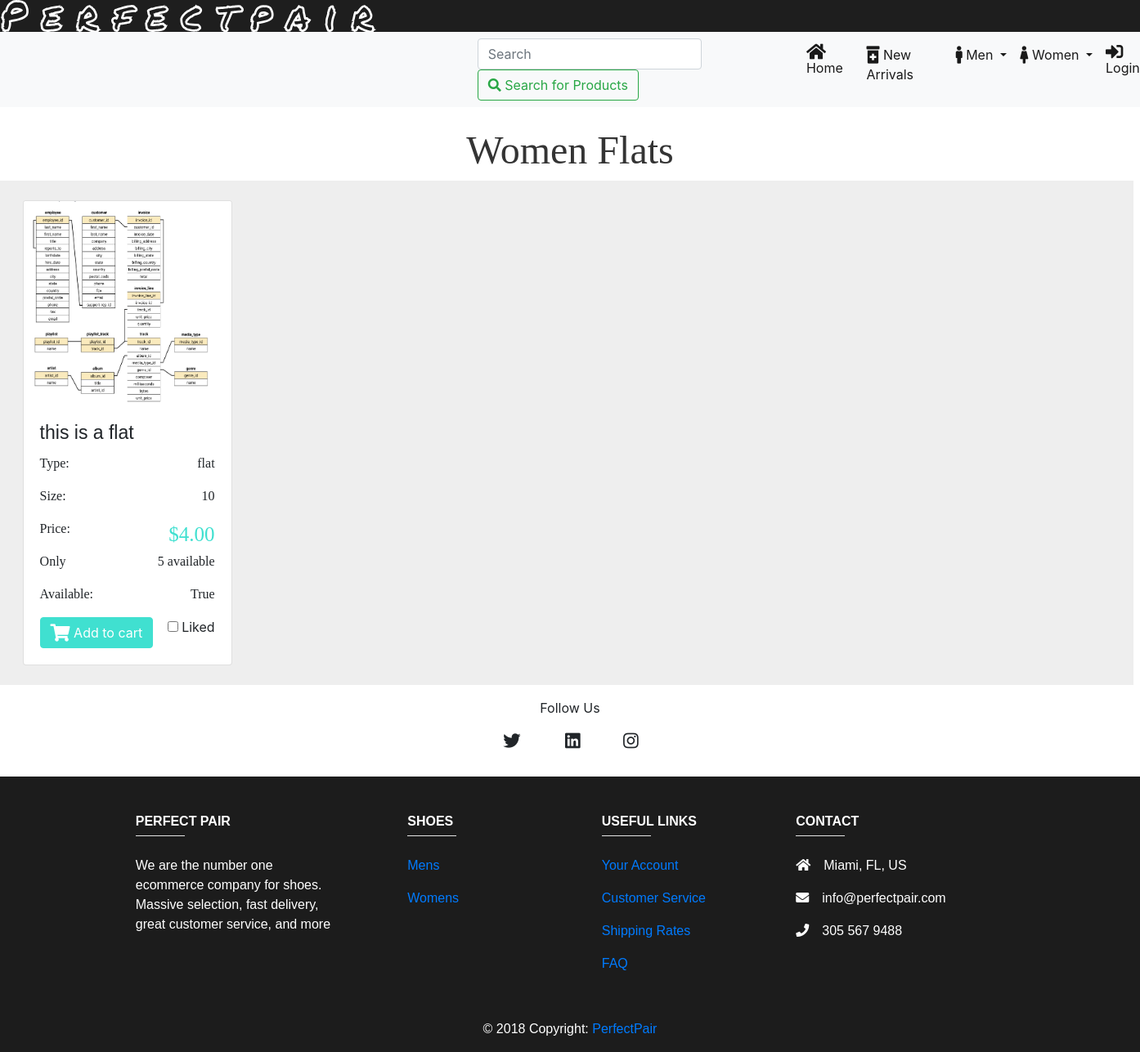
Screenshot of /shoe/women_flats with the database file from the repository.
### shoe/models.py (models this page shows, shortened)
class Shoe(models.Model):
	name 			= models.CharField(max_length=30, default="Boosts")
	image 			= models.ImageField(upload_to='shoe/', blank=True, null=True)
	style 			= models.CharField(max_length=20, default="sneakers")
	size 			= models.IntegerField(default=10)
	color 			= models.CharField(max_length=20, default="blue")
	brand 			= models.CharField(max_length=20, default="Nike")
	price 			= models.DecimalField(max_digits=4, decimal_places=2, default=4.00)
	availability 	= models.BooleanField(default=True)
	new 			= models.BooleanField(default=True)
	stock 			= models.IntegerField(default=5)
	gender_choices 	= (
        ('M', 'Male'),
        ('F', 'Female'),
    )
	gender 			= models.CharField(max_length=1, choices=gender_choices, default="M")
	date 			= models.DateField(("Date"), default=datetime.date.today)
	like 			= models.BooleanField(default=False)

### shoe/views.py (the view)
# urls.py: path('women_flats', views.women_flats, name="women_flats"),
def women_flats(request):
	template = 'shoe/women_flats.html'
	shoe_list = Shoe.objects.all()
	context = {
		'shoe_list': shoe_list,
	}
	return render(request, template, context)

### shoe/templates/shoe/women_flats.html (shortened to what this page needs)
{% include "base.html" %}
{% load static %}
{% block content %}
<h1 class="title">Women Flats</h1>
        <div class='grid mr-2'>
            {% for shoe in shoe_list %}
                {% if shoe.style == 'flat' and shoe.gender == 'F' %}
                    <div class="mb-4 mt-4 card text-left" style="width:16rem;">
                        <img src="{{shoe.image.url}}" class="card-img-top" style="width:254px; height:250px">
                        <div class="card-body" class="shadow-lg p-3 mb-5 bg-white rounded">
                            <h5 class="card-title">{{shoe.name}}</h5>
                            <p class="card-text ele-text">
                                <span>Type:</span>
                                <span style="float:right;">{{shoe.style}}</span>
                            </p>
                            <p class="card-text ele-text">
                                <span>Size: </span>
                                <span style="float:right;">{{shoe.size}}</span>
                            </p>
                            <p class="card-text ele-text">
                                <span>Price:</span>
                                <span
                                    style="float:right;color:turquoise; font-size: 25px!important;">${{shoe.price}}</span>
                            </p>
                            <p class="card-text ele-text">
                                <span>Only</span>
                                <span style="float:right">{{shoe.stock}} available</span>
                            </p>
                            <p class="card-text ele-text">
                                <span>Available: </span>
                                <span style="float:right">{{shoe.availability}}</span>
                            </p>
                            <div>
                                <a href="{% url 'shoe:cart_list' shoe_id=shoe.pk %}" class="btn btn-primary"
                                    style="background-color:turquoise; border-color: turquoise;" name='q1'>
                                    <i class="fas fa-shopping-cart fa-lg"></i>
                                    Add to cart</a>
                                <div style="float:right">
                                    <input id="apto" type="checkbox">
                                    <label for="apto">Liked</label>
                                </div>
                            </div>
                        </div>
                    </div>
                {% endif %}
            {% endfor %}
        </div>
{% include 'footer.html' %}
{% endblock %}

### static-storage/css/custom.css (style rules this page uses)
.card { display:inline-block; margin-right: 20px; position: relative; left: 150px; }

### shoe/templates/shoe/women_flats.html (style rules this page uses)
h1 { font-family: 'American Typewriter', serif; font-size: 3rem; text-shadow: 0px 1px 0px white; color: #343434; }
.title { font-family: 'American Typewriter', serif; text-align: center }
.card-title { font-family: 'Comic sans MS', sans-serif; font-size: 23px; }
.grid { display: grid; grid-template-columns: repeat(5, 1fr); grid-gap: 10px; grid-auto-rows: minmax(10px, auto); background-color: rgb(238, 238, 238); }
.ele-text { font-family: 'American Typewriter', serif; }
.card { left: 10% !important; }

### rows the page displays
Shoe: image (picture), name "this is a flat", style "flat", size "10", price "4.00", stock "5", availability "True"
